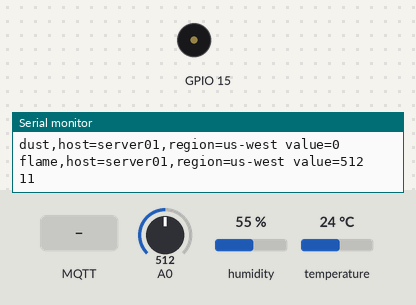
Simulated run of this sketch. Board: ESP8266 (NodeMCU). Shown: buzzer (waves = sounding), the last lines printed to the serial monitor. The inputs (shaded band) are chosen by the test bench; at power-on: A0 = 512, humidity 55 %, temperature 24 °C. WiFi joins after 1.5 s; servers stay silent unless stated; no MQTT or app messages arrive unless stated.

Above: at 2.8 s.
2.9 s: MQTT message "1" arrives on the first subscribed topic
At 3.06 s:
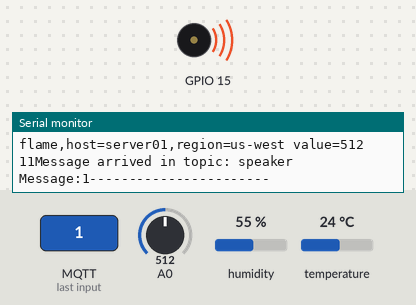
6.4 s: MQTT message "0" arrives on the first subscribed topic
At 6.9 s:
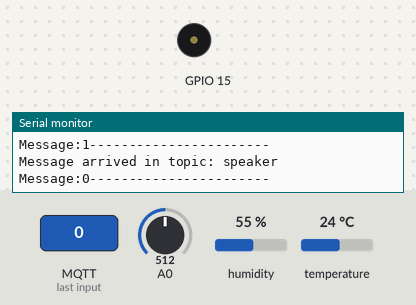
Timing chart, 0 to 9.4 s (numbered marks = the images above; inputs shaded):
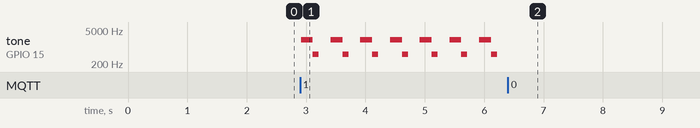

Measured:
- after the input at 2.9 s, tone on GPIO 15: silent → 2000 Hz at once, then repeats every 0.50 s: 500 Hz 0.10 s, silent 0.20 s, 2000 Hz 0.20 s
- after the input at 6.4 s, tone on GPIO 15: stops changing and stays silent

The sketch:

board_A.ino
```cpp
#include <ESP8266WiFi.h>
#include <PubSubClient.h>
#include <DHTesp.h>
#include <SoftwareSerial.h>
SoftwareSerial s(13,12);
char buffer[20];
char bufferIndex = 0;
char a;
const char* ssid = "SmartSwitch-369";
const char* password = "asdf1234";
const char* mqttServer = "3.223.138.218";//자신의 인스턴스로 바꿔야함
const int mqttPort = 1883;
const char* mqttServer2 = "192.168.43.19";

DHTesp  dht;
unsigned long lastDHTReadMillis = 0;
float humidity = 0;
float temperature = 0;


int interval = 10000;
unsigned long lastPublished = - interval;

WiFiClient espClient1;
WiFiClient espClient2;

PubSubClient client1(espClient1);
PubSubClient client2(espClient2);

void setup() {
  pinMode(15, OUTPUT);


  dht.setup(14, DHTesp::DHT22);
  s.begin(115200);
  Serial.begin(115200);
  WiFi.begin(ssid, password);

  while (WiFi.status() != WL_CONNECTED) {
    delay(500);
    Serial.println("Connecting to WiFi..");
  }
  Serial.println("Connected to the WiFi network");
  client1.setServer(mqttServer, mqttPort);
  client2.setServer(mqttServer2, mqttPort);


  client1.setCallback(callback);
  client2.setCallback(callback);

 while (!client1.connected()) {
    Serial.println("Connecting to MQTT...");

    if (client1.connect("ESP8266Client1")) {
      if(client2.connect("ESP8266Client2")){
       Serial.println("connected");
      }
    } else {
      Serial.print("failed with state "); Serial.println(client1.state());
      delay(2000);
    }

  }
  client1.subscribe("speaker");

  client2.subscribe("speaker");
}

void loop() {
  while(s.available()) {
    buffer[bufferIndex]  = s.read();   //시리얼 통신으로 버퍼배열에 데이터 수신
    bufferIndex++;                          //데이터 수신 후 버퍼 인덱스 1 증가
  }
  int pos = atoi(buffer);                   //atoi()함수로 char값을 int값으로 변환
  if(pos != 0) {
    //Serial.print("Input data : ");
    //Serial.println(pos);                    //int값으로 변환된 데이터 출력
  }
  delay(100);

  bufferIndex = 0;

  readDHT22();
  char flame[100];
  char Temp[100];
  char Humi[100];
  char speaker[10];
  char dust[100];
  char camera[10];


  char a1[100] ="Temp,host=server01,region=us-west value=%f";
  char b1[100] ="Humi,host=server01,region=us-west value=%f";
  char c1[100] ="flame,host=server01,region=us-west value=%d";

  char d1[100] ="dust,host=server01,region=us-west value=%d";

  client1.loop();
  unsigned long currentMillis = millis();
  if(currentMillis - lastPublished >= interval) {
    lastPublished = currentMillis;
    int fire=analogRead(0);
    sprintf(flame,c1,fire);
    sprintf(Temp,a1,temperature);
    sprintf(Humi,b1,humidity);
    sprintf(speaker,"%d",fire);
    sprintf(dust,d1,pos);
    sprintf(camera,"%c",a);
    Serial.println(dust);


    Serial.println(flame);
    client1.publish("flame",flame);
    client1.publish("Temp",Temp);
    client1.publish("Humi",Humi);
    client1.publish("fire",speaker);
    client1.publish("dust",dust);
    client2.publish("fire",speaker);
    client2.publish("camera",camera);

    Serial.print(client1.publish("fire",speaker));
    Serial.print(client2.publish("fire",speaker));

  }
  if(a=='1')
  {
    tone(15,2000,1000);
    delay(200);
    tone(15,500,100);
    delay(200);
  }
  if(a=='0')
  {
    digitalWrite(15,LOW);
  }
}

void callback(char* topic, byte* payload, unsigned int length) {
  Serial.print("Message arrived in topic: ");
  Serial.println(topic);

  Serial.print("Message:");
  for (int i = 0; i < length; i++) {
    Serial.print((char)payload[i]);
    a=(char)payload[i];
  }
  Serial.println("-----------------------");
}


void readDHT22() {
  unsigned long currentMillis = millis();

  if(currentMillis - lastDHTReadMillis >= interval){
    lastDHTReadMillis = currentMillis;

    humidity = dht.getHumidity();
    temperature = dht.getTemperature();
  }
}
```
